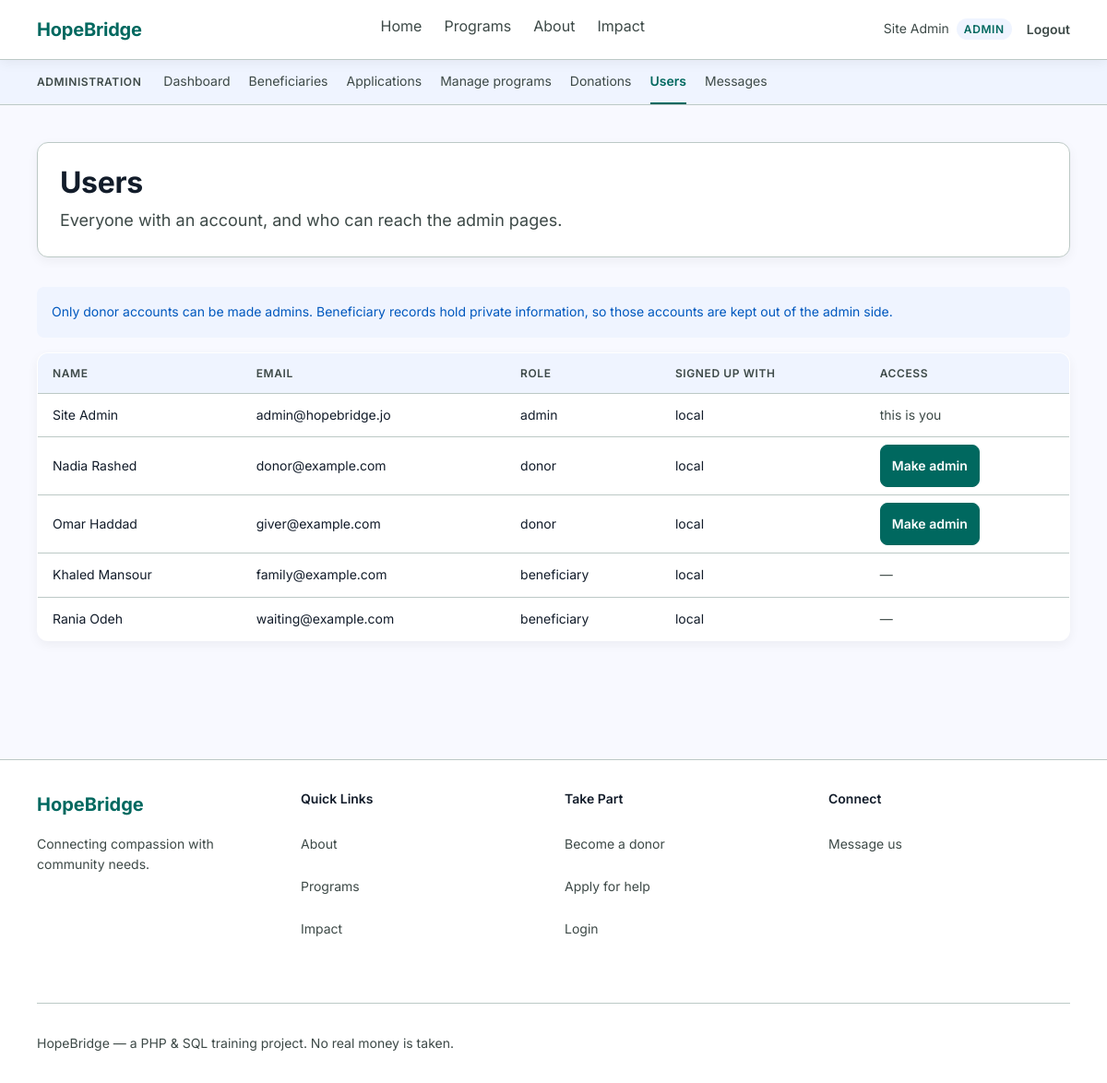
/admin_users.php (signed in), run on the app's committed database.
### tables this page shows
CREATE TABLE users (
    id INT AUTO_INCREMENT PRIMARY KEY,
    name VARCHAR(100) NOT NULL,
    email VARCHAR(150) NOT NULL UNIQUE,
    password VARCHAR(255),                           
    role VARCHAR(20) NOT NULL,                       
    provider VARCHAR(20) NOT NULL DEFAULT 'local',   
    created_at DATETIME DEFAULT CURRENT_TIMESTAMP
);

### admin_users.php (the view, shortened to what this page needs)
<?php
require 'config.php';
$users = $pdo->query('SELECT * FROM users ORDER BY FIELD(role, "admin", "donor", "beneficiary"), name')->fetchAll();
include 'header.php';
?>
<div class="page-head">
    <div>
        <h1>Users</h1>
        <p class="subtitle">Everyone with an account, and who can reach the admin pages.</p>
    </div>
</div>
<p class="notice info">
    Only donor accounts can be made admins. Beneficiary records hold private
    information, so those accounts are kept out of the admin side.
</p>
<table>
    <tr><th>Name</th><th>Email</th><th>Role</th><th>Signed up with</th><th>Access</th></tr>
    <?php foreach ($users as $user) { ?>
        <tr>
            <td><?php echo htmlspecialchars($user['name']); ?></td>
            <td><?php echo htmlspecialchars($user['email']); ?></td>
            <td><?php echo $user['role']; ?></td>
            <td><?php echo $user['provider']; ?></td>
            <td>
                <?php if ($user['id'] == $_SESSION['user_id']) { ?>
                    <span class="raised">this is you</span>
                <?php } elseif ($user['role'] === 'donor') { ?>
                    <form method="post">
                        <button type="submit" name="decision" value="make_admin" class="small">Make admin</button>
                    </form>
                <?php } else { ?>
                    <span class="raised">&mdash;</span>
                <?php } ?>
            </td>
        </tr>
    <?php } ?>
</table>
<?php include 'footer.php'; ?>

### style.css (style rules this page uses)
:root { --primary: #00685f; --primary-strong: #008378; --accent: #b05e3d; --accent-strong: #924628; --secondary: #0058be; --bg: #f8f9ff; --card: #ffffff; --tint: #eff4ff; --ink: #121c2a; --muted: #3d4947; --line: #bcc9c6; --error: #ba1a1a; --error-bg: #ffdad6; --error-ink: #93000a; --ok-bg: #d7f2ec; --warn-bg: #ffdbce; --warn-ink: #773215; --r-sm: 4px; --r: 8px; --r-md: 12px; --r-full: 999px; --lift-1: 0 4px 12px rgba(0, 0, 0, 0.05); --lift-2: 0 8px 24px rgba(0, 0, 0, 0.10); --ease: cubic-bezier(0.2, 0, 0, 1); --dur-1: 120ms; --dur-2: 220ms; }
* { box-sizing: border-box; }
* { -webkit-tap-highlight-color: rgba(0, 104, 95, 0.10); }
body { margin: 0; background: var(--bg); color: var(--ink); font-family: Inter, system-ui, -apple-system, "Segoe UI", Helvetica, Arial, sans-serif; font-size: 16px; line-height: 1.6; -webkit-font-smoothing: antialiased; }
h1 { font-size: 32px; font-weight: 700; line-height: 1.2; letter-spacing: -0.01em; margin: 0 0 8px; }
.subtitle { margin: 0; color: var(--muted); font-size: 18px; }
.page-head { display: flex; flex-wrap: wrap; align-items: center; justify-content: space-between; gap: 24px; background: var(--card); border: 1px solid var(--line); border-radius: var(--r-md); box-shadow: var(--lift-1); padding: 24px; margin-bottom: 32px; }
.raised { font-size: 14px; color: var(--muted); }
button, .button { display: inline-block; margin-top: 16px; padding: 12px 24px; background: var(--primary); color: #fff; border: 1px solid var(--primary); border-radius: var(--r); font-family: inherit; font-size: 14px; line-height: 20px; font-weight: 600; text-decoration: none; cursor: pointer; transition: background-color var(--dur-1) var(--ease), border-color var(--dur-1) var(--ease), color var(--dur-1) var(--ease); }
button.small { margin-top: 0; padding: 12px; margin-block: -4px; }
table { width: 100%; border-collapse: collapse; background: var(--card); border: 1px solid var(--line); border-radius: var(--r-md); overflow: hidden; box-shadow: var(--lift-1); }
th, td { padding: 12px 16px; text-align: left; border-bottom: 1px solid var(--line); font-size: 14px; }
tr:last-child th, tr:last-child td { border-bottom: none; }
table tr { transition: background-color var(--dur-1) var(--ease); }
th { background: var(--tint); font-size: 12px; font-weight: 600; letter-spacing: 0.05em; text-transform: uppercase; color: var(--muted); }
.notice { padding: 16px; border-radius: var(--r); margin-bottom: 16px; font-size: 14px; }
.notice.info { background: var(--tint); color: var(--secondary); }
.page-head, .hero .words > div, .impact-bar .inner, .grid > * { animation: rise 320ms var(--ease) both; animation-delay: 60ms; }
.page-head, .hero .words > div { animation-delay: 0ms; }

### data on the page
users: name "Site Admin", email "admin@hopebridge.jo", role "admin", provider "local", shows "this is you"
users: name "Nadia Rashed", email "donor@example.com", role "donor", provider "local"
users: name "Omar Haddad", email "giver@example.com", role "donor", provider "local"
users: name "Khaled Mansour", email "family@example.com", role "beneficiary", provider "local"
users: name "Rania Odeh", email "waiting@example.com", role "beneficiary", provider "local"

### other printed values
$label "Home"
$label "Programs"
$label "About"
$label "Impact"
$_SESSION['name'] "Site Admin"
$_SESSION['role'] "ADMIN"
$section "ADMINISTRATION"
$label "Dashboard"
$label "Beneficiaries"
$label "Applications"
$label "Manage programs"
$label "Donations"
$label "Users"
$label "Messages"
